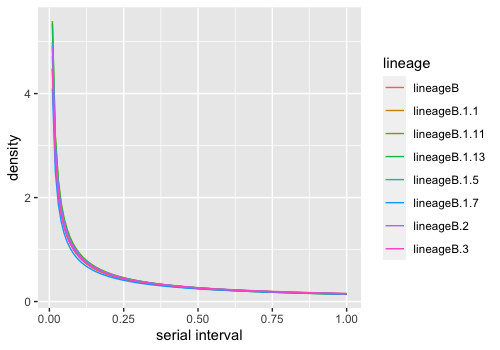

Source code (R):
#---- //Perform analyisis to 8 lineages at once
#--- Model overview: - choose SNP cutoff=5 for all lineages
#                    - perform EM-algo with ncomp=4
#                    - get estimation of alpha and beta from bootstrapping
#                    - plot all the serial interval distribution.
#-------------------------------------------------------------------------//

source("dataprep.R")

setwd("/Users/Vita/sfuvault/RProjects/Pairwise Survival Analysis")
source("PSA_utilities.R")
source("PSA_EM algo.R")
setwd(projectRoot)

#---- //Sample n transmission trees ----
set.seed(1234)
nsamp_ <- 100
ncomp_ <- 3
ttSamples <- sapply(paste("lineage", c("B","B.1.1","B.1.11","B.1.13","B.1.5","B.1.7","B.2","B.3"), sep=""), function(x) NULL)

for(nm_ in names(ttSamples)) {
  if(nm_=="lineageB") {
    metadt_ <- coxukMeta %>% filter(lineage=="B") %>% select(sequence_name, sample_date)
    tmPhylo_ <- getPhyloFromMetadata(lineB[[length(lineB)]], metadt_)
  } else if(nm_=="lineageB.1.1") {
    metadt_ <- coxukMeta %>% filter(lineage=="B.1.1") %>% select(sequence_name, sample_date)
    tmPhylo_ <- getPhyloFromMetadata(lineB.1.1[[length(lineB.1.1)]], metadt_)
  } else if(nm_=="lineageB.1.11") {
    metadt_ <- coxukMeta %>% filter(lineage=="B.1.11") %>% select(sequence_name, sample_date)
    tmPhylo_ <- getPhyloFromMetadata(lineB.1.11[[length(lineB.1.11)]], metadt_)
  } else if(nm_=="lineageB.1.13") {
    metadt_ <- coxukMeta %>% filter(lineage=="B.1.13") %>% select(sequence_name, sample_date)
    tmPhylo_ <- getPhyloFromMetadata(lineB.1.13[[length(lineB.1.13)]], metadt_)
  } else if(nm_=="lineageB.1.5") {
    metadt_ <- coxukMeta %>% filter(lineage=="B.1.5") %>% select(sequence_name, sample_date)
    tmPhylo_ <- getPhyloFromMetadata(lineB.1.5[[length(lineB.1.5)]], metadt_)
  } else if(nm_=="lineageB.1.7") {
    metadt_ <- coxukMeta %>% filter(lineage=="B.1.7") %>% select(sequence_name, sample_date)
    tmPhylo_ <- getPhyloFromMetadata(lineB.1.7[[length(lineB.1.7)]], metadt_)
  } else if(nm_=="lineageB.2") {
    metadt_ <- coxukMeta %>% filter(lineage=="B.2") %>% select(sequence_name, sample_date)
    tmPhylo_ <- getPhyloFromMetadata(lineB.2[[length(lineB.2)]], metadt_)
  } else if(nm_=="lineageB.3") {
    metadt_ <- coxukMeta %>% filter(lineage=="B.3") %>% select(sequence_name, sample_date)
    tmPhylo_ <- getPhyloFromMetadata(lineB.3[[length(lineB.3)]], metadt_)
  }
  ttSamples[[nm_]] <- sampleTransTree(tmPhylo_, nsamp_, draw=F)
}
#-------------------------------------------------------------------------//

#---- //Perform EM-algo ----
result <- NULL
for(nm_ in names(ttSamples)) {
  sampleTT_ <- ttSamples[[nm_]]
  si_ <- sampleTT_$serialInterval
  temp_ <- data.frame(ttName=c(names(sampleTT_$sampled.tt),"mean_"),
                      w1=numeric(nsamp_+1), w2=numeric(nsamp_+1),
                      w3=numeric(nsamp_+1), w4=numeric(nsamp_+1),
                      alpha=numeric(nsamp_+1), beta=numeric(nsamp_+1),
                      mean=numeric(nsamp_+1), lineage=rep(nm_, nsamp_+1),
                      status=c(rep("boot",nsamp_),"mean"), stringsAsFactors=F)
  for(id_ in 1:nsamp_) {
    ttree_ <- sampleTT_$sampled.tt[[id_]]
    edge_ <- igraph::get.edgelist(ttree_); edge_ <- as.data.frame(edge_, stringsAsFactors=F)
    names(edge_) <- c("from", "to")
    edge_ <- edge_ %>% left_join(si_, by=c("from"="case", "to"="to.case"))
    edge_$time.ij <- with(edge_, as.numeric(time.ij))
    
    est_ <- EMgammaND(edge_$time.ij, ncomp_)
    temp_$w1[id_] <- est_$weights[1]; temp_$w2[id_] <- est_$weights[2]; temp_$w3[id_] <- est_$weights[3]; temp_$w4[id_] <- est_$weights[4]
    temp_$alpha[id_] <- est_$parameter[1]; temp_$beta[id_] <- est_$parameter[2]
    temp_$mean[id_] <- prod(est_$parameter)
  }
  temp_$w1[nsamp_+1] <- with(temp_ %>% filter(ttName!="mean_"), mean(w1))
  temp_$w2[nsamp_+1] <- with(temp_ %>% filter(ttName!="mean_"), mean(w2))
  temp_$w3[nsamp_+1] <- with(temp_ %>% filter(ttName!="mean_"), mean(w3))
  temp_$alpha[nsamp_+1] <- with(temp_ %>% filter(ttName!="mean_"), mean(alpha))
  temp_$beta[nsamp_+1] <- with(temp_ %>% filter(ttName!="mean_"), mean(beta))
  temp_$mean[nsamp_+1] <- with(temp_[nsamp_+1,], alpha*beta)
  result <- bind_rows(result, temp_)
}
rm(list=grep("_",ls(),value=T))
rm(list=grep("lineB", ls(), value=T))

#---- //Plot the distribution of serial interval ----
data <- NULL
n_ <- 100
x_ <- seq(.01, 1, length.out=n_)

for(id_ in 1:nrow(result)) {
  alpha_ <- result$alpha[id_]
  beta_ <- result$beta[id_]
  temp_ <- data.frame(ttName=rep(result$ttName[id_], n_),
                    x=x_, fx=dgamma(x_, alpha_, 1/beta_),
                    lineage=rep(result$lineage[id_], n_),
                    status=rep(result$status[id_], n_),
                    stringsAsFactors=F)
  data <- bind_rows(data, temp_)
}
rm(list=grep("_",ls(),value=T))

plot1 <- ggplot(data=(data %>% filter(status=="boot")), aes(x=x, y=fx, group=ttName)) + 
  geom_line(col="gray", lwd=3) + 
  geom_line(data=(data %>% filter(status=="mean")), col="blue") +
  facet_wrap(~lineage, nrow=2) +
  xlab("serial interval") + ylab("density")
plot2 <- ggplot(data %>% filter(status=="mean")) +
  geom_line(aes(x=x, y=fx, col=lineage)) +
  xlab("serial interval") + ylab("density")

#---- //Plot the distribution of mean of serial interval from bootstrapping ----
plot3 <- ggplot(result %>% filter(status=="boot")) +
  geom_histogram(aes(x=mean), alpha=.4, fill="red") +
  facet_wrap(~lineage, nrow=2) + theme(legend.position="") +
  labs(title="Dist. of mean serial interval", subtitle="from 100 bootstrapping") +
  xlab("mean serial interval")
